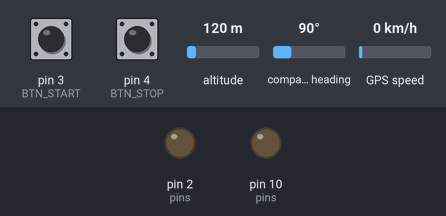
A sketch run on a simulated Arduino Uno, built with avr-gcc and run on an emulated ATmega328P. Parts: output pins drawn as LEDs (lit = HIGH). The test bench sets the inputs (shaded band); at power-on: pin 3 (BTN_START) HIGH, pin 4 (BTN_STOP) HIGH, altitude 120 m, compass heading 90°, GPS speed 0 km/h. The GPS gets a fix after 3 s at 37.7749, -122.4194 with 8 satellites; no radio packets arrive unless stated; pins used as bus, display or sensor lines are not drawn; what the sketch prints to the serial monitor is not drawn.

Above: at 4.5 s.
4.6 s: pin 3 (BTN_START) pulled LOW for 0.15 s
8.2 s: pin 4 (BTN_STOP) pulled LOW for 0.15 s
9.8 s: pin 3 (BTN_START) driven LOW
13.9 s: pin 3 (BTN_START) driven HIGH and pin 4 (BTN_STOP) driven LOW
18.0 s: altitude set to 20 m
20.5 s: pin 3 (BTN_START) driven LOW
Timing chart, 0 to 23.5 s (numbered marks = the images above; inputs shaded):
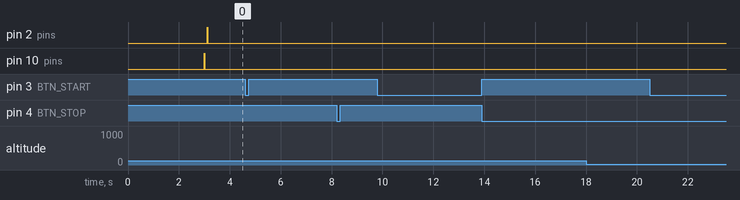

The sketch:

cansat_tx.ino
```cpp
#include <TinyGPS++.h>
#include <LoRa.h>
#include <DHT.h>
#include <SoftwareSerial.h>

#define LORA_DI00 2
#define LORA_RST 9
#define LORA_NSS 10
#define BTN_START 3
#define BTN_STOP 4
#define DHT_PIN 6
#define GPS_TX A1
#define GPS_RX A0

// Objetos
DHT dht(DHT_PIN, DHT22);
TinyGPSPlus gps;
SoftwareSerial gpsSerial(GPS_RX, GPS_TX);

// Variables
enum SystemState {
  STATE_START,
  STATE_LAUNCH,
  STATE_END
};
const char* STATES[] = {
  "start",
  "launch",
  "end"
};
SystemState stateCurrent = STATE_START;
unsigned long timestamp = 0;
String ADMIN_KEY = "playboi";
String launch_id = "";
bool transmitting = false;
int startTransmittingCount = 5;
int stopTransmittingCount = 5;
bool stopping = false;

unsigned long lastSendTime = 0;
bool requesting_id = false;
int reqAttempts = 0;
const int MAX_REQ_ATTEMPTS = 10;

const byte XOR_KEYS[] = {0x2A, 0x4F, 0x31, 0x5C};
const int KEY_LENGTH = 4;

String xorEncrypt(const String& input) {
  String encrypted = "";
  for (int i = 0; i < input.length(); i++) {
    byte encryptedByte = input[i] ^ XOR_KEYS[i % KEY_LENGTH];
    // Convertir a hexadecimal para evitar caracteres problemáticos
    char hex[3];
    sprintf(hex, "%02X", encryptedByte);
    encrypted += hex;
  }
  return encrypted;
}

String xorDecrypt(const String& input) {
  String decrypted = "";
  for (int i = 0; i < input.length(); i += 2) {
    String hexByte = input.substring(i, i + 2);
    byte encryptedByte = strtol(hexByte.c_str(), NULL, 16);
    decrypted += (char)(encryptedByte ^ XOR_KEYS[(i/2) % KEY_LENGTH]);
  }
  return decrypted;
}

void displayGPSInfo() {
  Serial.println("=== GPS INFO ===");

  if (gps.location.isValid()) {
    Serial.print("Latitude: ");
    Serial.println(gps.location.lat(), 6);
    Serial.print("Longitude: ");
    Serial.println(gps.location.lng(), 6);
    Serial.print("Altitude: ");
    Serial.print(gps.altitude.meters());
    Serial.println(" m");
    Serial.print("Speed: ");
    Serial.print(gps.speed.kmph());
    Serial.println(" km/h");
    Serial.print("Satellites: ");
    Serial.println(gps.satellites.value());

    if (gps.date.isValid()) {
      Serial.print("Date: ");
      Serial.print(gps.date.day());
      Serial.print("/");
      Serial.print(gps.date.month());
      Serial.print("/");
      Serial.println(gps.date.year());
    }

    if (gps.time.isValid()) {
      Serial.print("Time: ");
      Serial.print(gps.time.hour());
      Serial.print(":");
      Serial.print(gps.time.minute());
      Serial.print(":");
      Serial.println(gps.time.second());
    }
  } else {
    Serial.println("GPS: No data available");
    Serial.print("Satellites in view: ");
    Serial.println(gps.satellites.value());
  }

  Serial.println("================");
}

void readGPS() {
  while (gpsSerial.available() > 0) {
    gps.encode(gpsSerial.read());
  }
}

String getGPSData() {
  String gpsData = "";

  if (gps.location.isValid()) {
    gpsData += String(gps.location.lat(), 6) + ",";
    gpsData += String(gps.location.lng(), 6) + ",";
    gpsData += String(gps.altitude.meters(), 1) + ",";
    gpsData += String(gps.speed.kmph(), 1) + ",";
    gpsData += String(gps.satellites.value()) + ",";

    // Fecha y hora
    if (gps.date.isValid() && gps.time.isValid()) {
      gpsData += String(gps.date.year()) + "-";
      gpsData += String(gps.date.month()) + "-";
      gpsData += String(gps.date.day()) + " ";
      gpsData += String(gps.time.hour()) + ":";
      gpsData += String(gps.time.minute()) + ":";
      gpsData += String(gps.time.second());
    } else {
      gpsData += "NO_TIME";
    }
  } else {
    gpsData = "NO_GPS";
  }

  return gpsData;
}

void testPins() {
  Serial.println("🔌 TESTEO DE PINES:");

  // Verificar pines críticos
  int pins[] = {LORA_NSS, LORA_RST, LORA_DI00};
  String pinNames[] = {"NSS", "RST", "DIO0"};

  for (int i = 0; i < 3; i++) {
    pinMode(pins[i], OUTPUT);
    digitalWrite(pins[i], HIGH);
    delay(10);
    digitalWrite(pins[i], LOW);
    Serial.print("   Pin ");
    Serial.print(pinNames[i]);
    Serial.print(" (");
    Serial.print(pins[i]);
    Serial.println("): OK");
    delay(50);
  }
  Serial.println();
}


void hardResetLoRa() {
  Serial.println("Reiniciando módulo LoRa...");

  LoRa.end();
  delay(100);

  pinMode(LORA_RST, OUTPUT);
  digitalWrite(LORA_RST, LOW);
  delay(10);
  digitalWrite(LORA_RST, HIGH);
  delay(50);


  LoRa.setPins(LORA_NSS, LORA_RST, LORA_DI00);

  if (!LoRa.begin(433E6)) {
    Serial.println("Error iniciando LoRa después del reset!");
    return;
  }

  LoRa.setSpreadingFactor(7);
  LoRa.setSignalBandwidth(125E3);
  LoRa.setCodingRate4(5);
  LoRa.setSyncWord(0x12);
  Serial.println("Módulo LoRa reiniciado exitosamente");
}

void setup() {
  Serial.begin(9600);
  delay(3000);
  testPins();
  pinMode(BTN_START, INPUT_PULLUP);
  pinMode(BTN_STOP, INPUT_PULLUP);

  dht.begin();

  hardResetLoRa();
  Serial.println("Sistema listo - START para comenzar");
}

void loop() {
  start();
  stop();
  readGPS();
  unsigned long currentTime = millis();

  if (transmitting) {
    if (requesting_id) {
      if (currentTime - lastSendTime >= 2000) { // 2 segundos entre intentos
        cansatReqId();
        Serial.println("TX...REQUESTING_ID");
        lastSendTime = currentTime;

        // Incrementar intentos y verificar máximo
        reqAttempts++;
        transmitting = false;
        if (reqAttempts >= MAX_REQ_ATTEMPTS) {
          Serial.println("Máximo de intentos alcanzado - reiniciando LoRa");
          hardResetLoRa();
          reqAttempts = 0;
          requesting_id = false;
          transmitting = false;
        }
      }
    }
    else if (launch_id != "") {
      if (currentTime - lastSendTime >= 1000) {
        if (stopping) {
          stateCurrent = STATE_END;
          stopTransmittingCount--;
          Serial.print("STOP Transmitting Count: ");
          Serial.println(stopTransmittingCount);

          if (stopTransmittingCount <= 0) {
            transmitting = false;
            stopTransmittingCount = 5;
            startTransmittingCount = 5;
            stopping = false;
            stateCurrent = STATE_START;
            Serial.println("STOP - Transmisión finalizada");
          }
        } else if (startTransmittingCount > 0) {
          stateCurrent = STATE_START;
          startTransmittingCount--;
          Serial.print("START Transmitting Count: ");
          Serial.println(startTransmittingCount);
        } else {
          stateCurrent = STATE_LAUNCH;
        }

        sendLaunchData();
        lastSendTime = currentTime;
        Serial.print("Estado actual: ");
        Serial.println(STATES[stateCurrent]);

      }
    } else {
      requesting_id = true;
      lastSendTime = currentTime;
    }
  }

  delay(50);
}

void start() {
  if (digitalRead(BTN_START) == LOW) {
    delay(50);
    if (digitalRead(BTN_START) == LOW) {
      transmitting = true;
      requesting_id = true;
      lastSendTime = millis();
      reqAttempts = 0;
      Serial.println("START - Transmitiendo...");
    }
  }
}

void stop() {
  if (digitalRead(BTN_STOP) == LOW) {
    delay(50);
    if (digitalRead(BTN_STOP) == LOW) {
      if (launch_id == "") {
        transmitting = false;
        requesting_id = false;
        Serial.println("STOP - Transmisión cancelada (sin ID)");
      } else {
        stopping = true;
        stopTransmittingCount = 5;
        Serial.println("STOP - Iniciando secuencia de parada...");
      }
    }
  }
}

void sendLaunchData() {
  timestamp = millis();
  float temperature = dht.readTemperature();
  float humidity = dht.readHumidity();

  String message = ADMIN_KEY + "-" + launch_id + "-" + STATES[stateCurrent] + "-" + timestamp + "-";

  if (!isnan(temperature) && !isnan(humidity)) {
    message += String(temperature, 1) + "-";
    message += String(humidity, 1) + "-";
  }

  String encryptedMessage = xorEncrypt(message);

  LoRa.beginPacket();
  LoRa.print(encryptedMessage);
  bool success = LoRa.endPacket();
  if (success) {
    Serial.print("SUCCESS TX, ");
    Serial.println("NOW RX...");
  }
}

void cansatReqId() {
  String message = ADMIN_KEY + "-CANSAT_REQ_ID";
  String encryptedMessage = xorEncrypt(message);

  Serial.print("TX REQ (intento ");
  Serial.print(reqAttempts);
  Serial.print("): ");
  Serial.println(encryptedMessage);

  LoRa.beginPacket();
  LoRa.print(encryptedMessage);
  LoRa.endPacket();
}

void onReceive() {
  Serial.println("Receiving after TX done...");
  if (LoRa.parsePacket() > 0) {
    String encryptedMessage = "";

    while (LoRa.available()) {
      encryptedMessage += (char)LoRa.read();
    }

    Serial.print("RX: ");
    Serial.println(encryptedMessage);

    String decryptedMessage = xorDecrypt(encryptedMessage);
    Serial.print("Decoded: ");
    Serial.println(decryptedMessage);

    if (decryptedMessage.startsWith(ADMIN_KEY + "-CANSAT_REQ_ID-")) {
      int i1 = decryptedMessage.indexOf("-");
      int i2 = decryptedMessage.indexOf("-", i1 + 1);
      launch_id = decryptedMessage.substring(i2 + 1);
      requesting_id = false;
      reqAttempts = 0; // Resetear intentos
      Serial.println("=== LAUNCH ID RECIBIDO: " + launch_id + " ===");

    }
  }
}
```

Measured:
- after the input at 4.6 s, every drawn part: stays the same
- after the input at 8.2 s, every drawn part: stays the same
- after the input at 9.8 s, every drawn part: stays the same
- after the input at 13.9 s, every drawn part: stays the same
- after the input at 18.0 s, every drawn part: stays the same
- after the input at 20.5 s, every drawn part: stays the same
